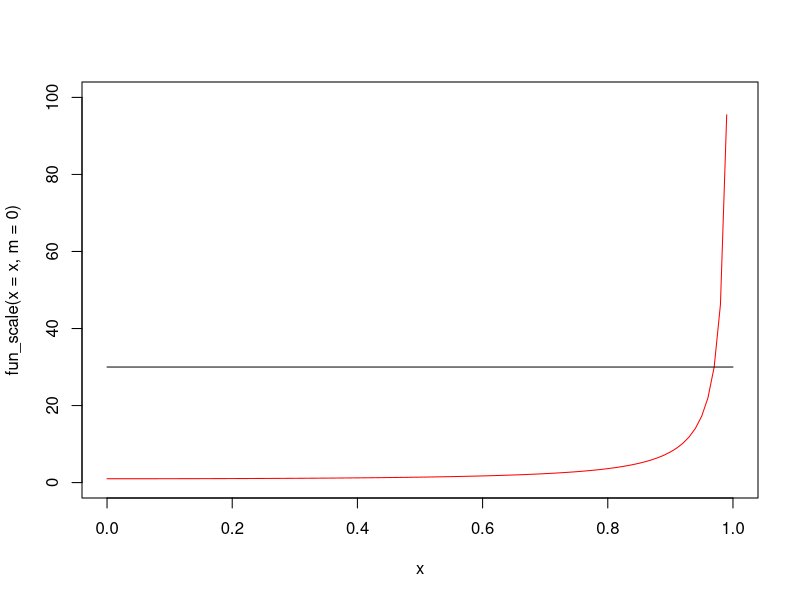
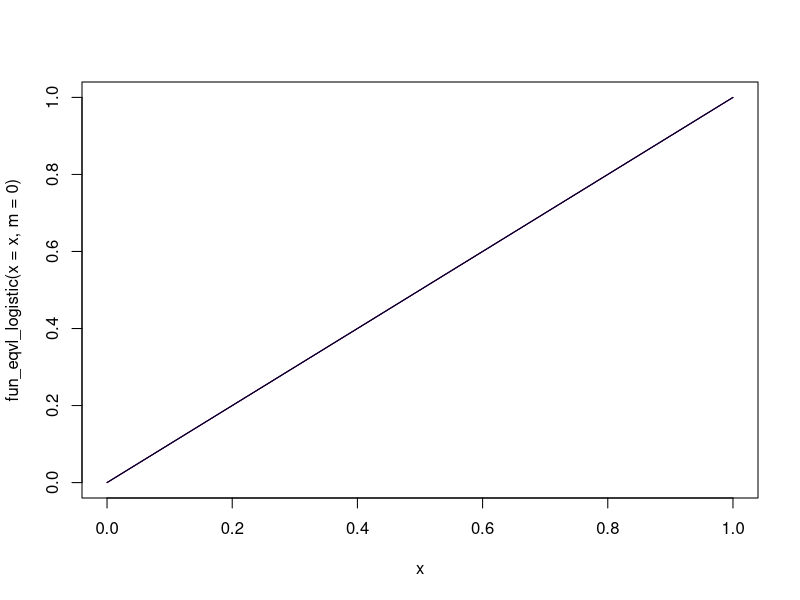
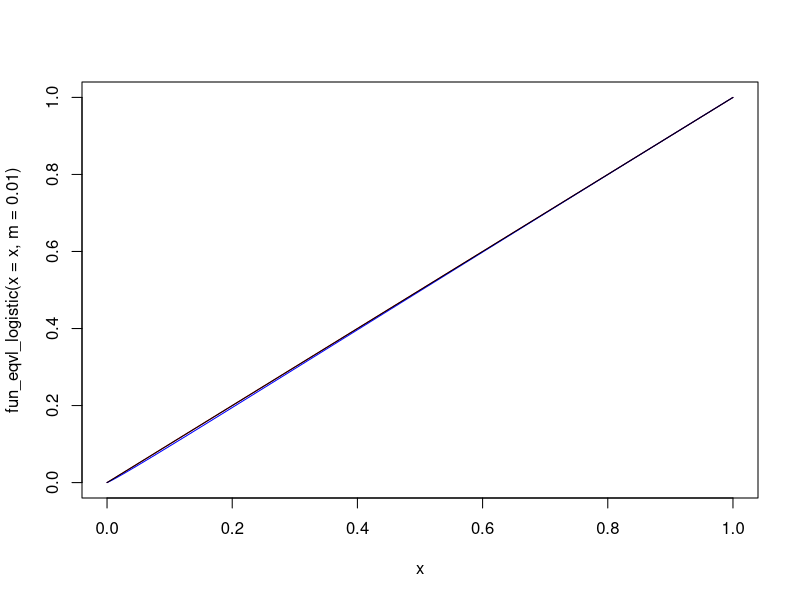
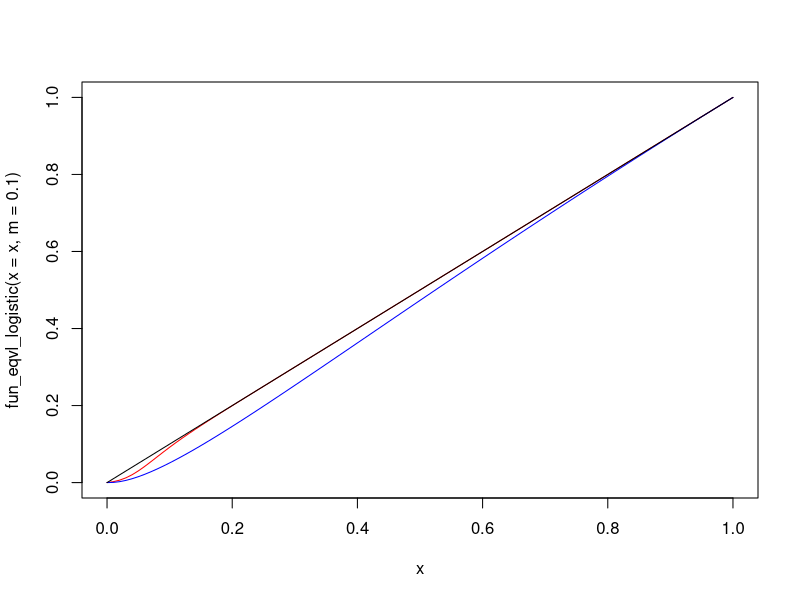
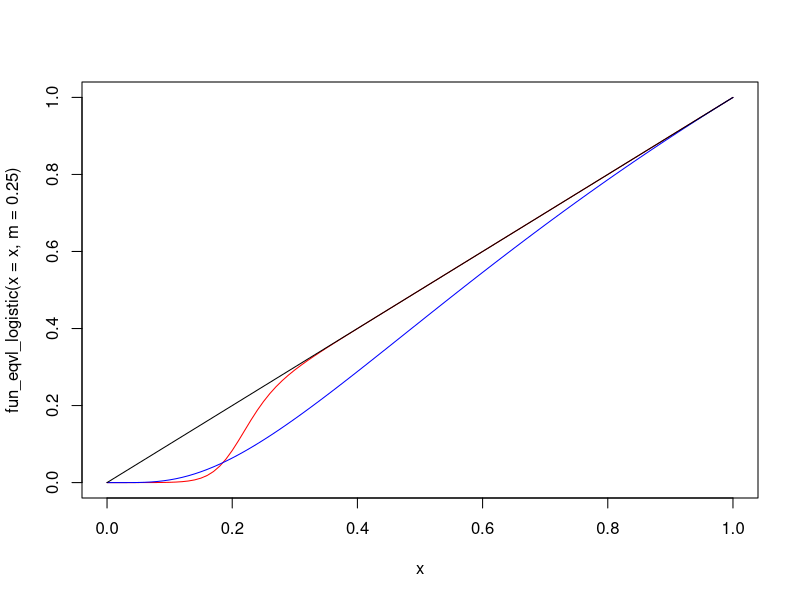
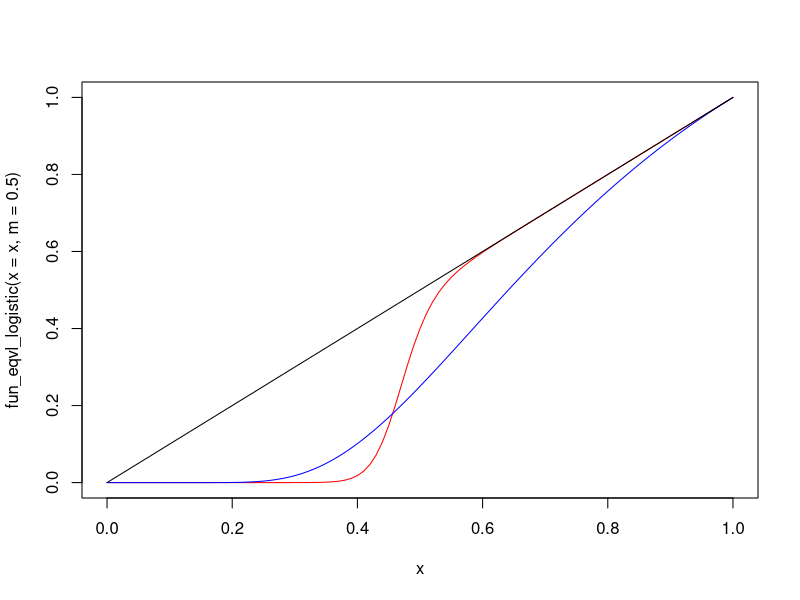
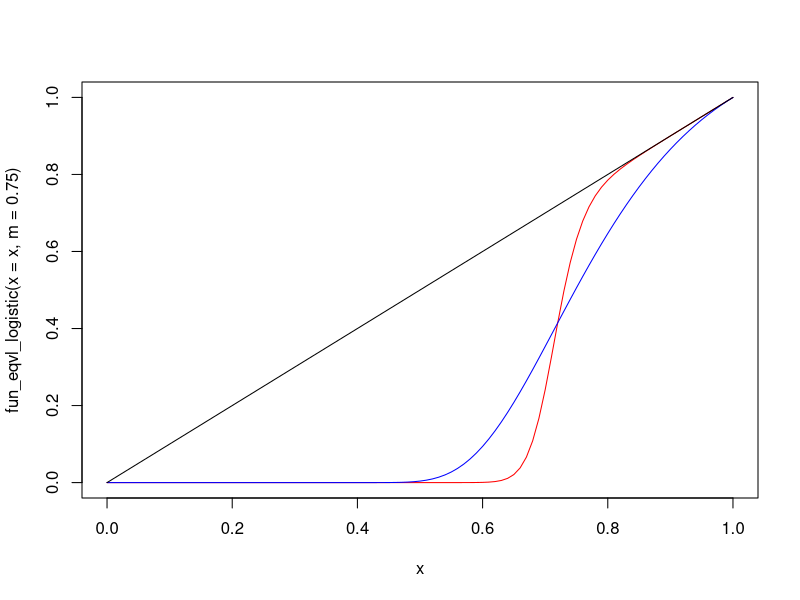
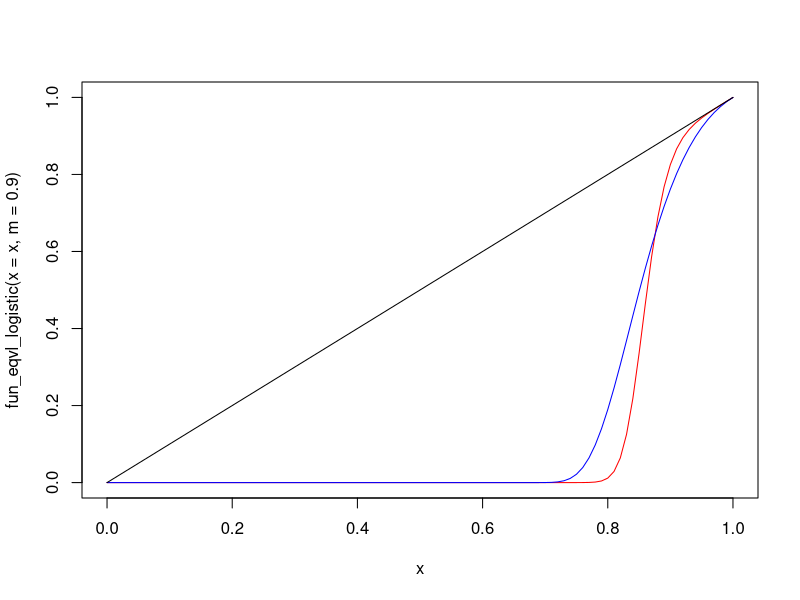

Recreate these plots in R, in order.
fun_scale <- function(x, m){
  
  ((1 - x) * (1 - m)) ^ - (x - m)
  # 1 / m
  # (x/x) / (1 - m)
  # 1 / (1 + m)
  # 1 / ((1 - x) * (1 - m))
  # 1 / (x * (1 - m))
  # 1 / ((x / x) - m)
  # ((x/x) / (1 - m)) ^ (1 / (1 - x))
  # ((1 / m) - x) / m
  
}

curve(fun_scale(x = x, m = 0), from = 0, to = 1, col = 'red', ylim = c(0,100))
# curve(fun_scale(x = x, m = 0), from = 0, to = 1, col = 'red')
curve(expr = 30 * (1 + x - x), from = 0, to = 1, add = T)


fun_scale(x = seq(0, 1, .1), m = 0) |> round(2) |> setNames(seq(0, 1, .1))
fun_scale(x = seq(0, 1, .1), m = 0.1) |> round(2) |> setNames(seq(0, 1, .1))
fun_scale(x = seq(0, 1, .1), m = 0.25) |> round(2) |> setNames(seq(0, 1, .1))
fun_scale(x = seq(0, 1, .1), m = 0.5) |> round(2) |> setNames(seq(0, 1, .1))
fun_scale(x = seq(0, 1, .1), m = 0.75) |> round(2) |> setNames(seq(0, 1, .1))
fun_scale(x = seq(0, 1, .1), m = 0.9) |> round(2) |> setNames(seq(0, 1, .1))
fun_scale(x = seq(0, 1, .1), m = 1) |> round(2) |> setNames(seq(0, 1, .1))

fun_eqvl <- function(x, m){
  # good models
  x ^ (
    (1 / x) ^
      (m / (1 - m))
  )
  
  # # # working, but not ideal
  # x ^ (m / (1 - m))
  # # default
  # # x ^ (1 / x)
  
  # # # non working
  # x ^ (
  #   (1 / x) ^
  #     (m / (1 - m))
  #   # (1 / (1 - m)) # not linear for m = 0
  # )
  # # linear interpolation
  # (x) * x + 
  #   (1 - x) * x ^ (1 / m)
  # # NaN
  # x ^ ((1 / x) * (m / (1 - m)))
  # x ^ ((1 - m) / x)
  # x ^ (m / x)
  
}

# fun_eqvl(0,1)
# fun_eqvl(0,0)
# 
# fun_eqvl(1,1)
# fun_eqvl(1,0)
# 
# fun_eqvl(0.9,1)
# fun_eqvl(0.5,1)
# fun_eqvl(0.25,1)
# fun_eqvl(0.1,1)
# fun_eqvl(0.99,1)
# fun_eqvl(1,1)
# 
# fun_eqvl(0.9,0.9)
# fun_eqvl(0.5,0.5)
# 
# fun_eqvl(0.7,0.9)
# fun_eqvl(0.3,0.5)
# 
# fun_eqvl(1,0.9)
# fun_eqvl(1,0.5)

fun_eqvl_logistic <- function(
    x
    , m
    , a = 0
    # , b = 100
    # , b = 37
    , b = 37
    # , b = exp(1) * 10
    # , b = exp(m) * 1 / m
    # , b = exp(m) * 10
    # , b = exp(m * ) * 10
    # , b = 1
    # , b = (1 / m) ^ 2
    # , b = 10
    # , b = Inf
    # , b = 1 / m
    # , b = x / m
    # , b = (1 / x) ^ (m / (1 - m))
    # , b = (1 / x * m) ^ (m / (1 - m))
    # , b = (m / x) ^ (m / (1 - m))
    # , b = (1 / m) ^ (1 / (1 - m))
    # , b = (1 / m) ^ (x / (1 - m))
    # , b = (x / m) ^ (1 / (1 - m))
    # , b = (x / m) ^ (1 / x)
    # , b = m / (x * (1 - m))
    # , b = (1 / x) ^ ((1 / x) ^ (m / (1 - m)))
    # , b = (1 / x) ^ ((1 / x) * (m / (1 - m)))
    , c = 1
    , k = x
    , nu = (1 - m) / (1 - x)
    , q = m * (1 - x)
){
  
  # generalized logistic function
  a +
    (k - a) / (
      (c + q * exp(- b * (x - m))) ^ (1 / nu)
    ) -> eqvl
  
  return(eqvl)
  
}

# fun_eqvl(seq(0, 1, .1), m = 0) |> round(2) |> setNames(seq(0, 1, .1))
# fun_eqvl(seq(0, 1, .1), m = 0.25) |> round(2) |> setNames(seq(0, 1, .1))
# fun_eqvl(seq(0, 1, .1), m = 0.5) |> round(2) |> setNames(seq(0, 1, .1))
# fun_eqvl(seq(0, 1, .1), m = 0.75) |> round(2) |> setNames(seq(0, 1, .1))
# fun_eqvl(seq(0, 1, .1), m = 0.9) |> round(2) |> setNames(seq(0, 1, .1))
# fun_eqvl(seq(0, 1, .1), m = 0.95) |> round(2) |> setNames(seq(0, 1, .1))
# fun_eqvl(seq(0, 1, .1), m = 0.99) |> round(2) |> setNames(seq(0, 1, .1))
# fun_eqvl(seq(0, 1, .1), m = 1) |> round(2) |> setNames(seq(0, 1, .1))

fun_eqvl_logistic(seq(0, 1, .1), m = 0) |> round(2) |> setNames(seq(0, 1, .1))
fun_eqvl_logistic(seq(0, 1, .1), m = 0.25) |> round(2) |> setNames(seq(0, 1, .1))
fun_eqvl_logistic(seq(0, 1, .1), m = 0.5) |> round(2) |> setNames(seq(0, 1, .1))
fun_eqvl_logistic(seq(0, 1, .1), m = 0.75) |> round(2) |> setNames(seq(0, 1, .1))
fun_eqvl_logistic(seq(0, 1, .1), m = 0.9) |> round(2) |> setNames(seq(0, 1, .1))
fun_eqvl_logistic(seq(0, 1, .1), m = 0.95) |> round(2) |> setNames(seq(0, 1, .1))
fun_eqvl_logistic(seq(0, 1, .1), m = 0.99) |> round(2) |> setNames(seq(0, 1, .1))
fun_eqvl_logistic(seq(0, 1, .1), m = 1) |> round(2) |> setNames(seq(0, 1, .1))

curve(fun_eqvl_logistic(x = x, m = 0), col = 'red'); curve(fun_eqvl(x = x, m = 0), col = 'blue', add = T); curve(x ^ 1, add = T)
curve(fun_eqvl_logistic(x = x, m = 0.01), col = 'red'); curve(fun_eqvl(x = x, m = 0.01), col = 'blue', add = T); curve(x ^ 1, add = T)
curve(fun_eqvl_logistic(x = x, m = 0.1), col = 'red'); curve(fun_eqvl(x = x, m = 0.1), col = 'blue', add = T); curve(x ^ 1, add = T)
curve(fun_eqvl_logistic(x = x, m = 0.25), col = 'red'); curve(fun_eqvl(x = x, m = 0.25), col = 'blue', add = T); curve(x ^ 1, add = T)
curve(fun_eqvl_logistic(x = x, m = 0.5), col = 'red'); curve(fun_eqvl(x = x, m = 0.5), col = 'blue', add = T); curve(x ^ 1, add = T)
curve(fun_eqvl_logistic(x = x, m = 0.75), col = 'red'); curve(fun_eqvl(x = x, m = 0.75), col = 'blue', add = T); curve(x ^ 1, add = T)
curve(fun_eqvl_logistic(x = x, m = 0.9), col = 'red'); curve(fun_eqvl(x = x, m = 0.9), col = 'blue', add = T); curve(x ^ 1, add = T)
curve(fun_eqvl_logistic(x = x, m = 0.95), col = 'red'); curve(fun_eqvl(x = x, m = 0.95), col = 'blue', add = T); curve(x ^ 1, add = T)
curve(fun_eqvl_logistic(x = x, m = 0.99), col = 'red'); curve(fun_eqvl(x = x, m = 0.99), col = 'blue', add = T); curve(x ^ 1, add = T)
curve(fun_eqvl_logistic(x = x, m = 1), col = 'red'); curve(fun_eqvl(x = x, m = 1), col = 'blue', add = T); curve(x ^ 1, add = T)

# curve(fun_eqvl_logistic(x = x, m = 0), col = 'red'); curve(x ^ 1, add = T)
# curve(fun_eqvl_logistic(x = x, m = 0.01), col = 'red'); curve(x ^ 1, add = T)
# curve(fun_eqvl_logistic(x = x, m = 0.1), col = 'red'); curve(x ^ 1, add = T)
# curve(fun_eqvl_logistic(x = x, m = 0.25), col = 'red'); curve(x ^ 1, add = T)
# curve(fun_eqvl_logistic(x = x, m = 0.5), col = 'red'); curve(x ^ 1, add = T)
# curve(fun_eqvl_logistic(x = x, m = 0.75), col = 'red'); curve(x ^ 1, add = T)
# curve(fun_eqvl_logistic(x = x, m = 0.9), col = 'red'); curve(x ^ 1, add = T)
# curve(fun_eqvl_logistic(x = x, m = 0.95), col = 'red'); curve(x ^ 1, add = T)
# curve(fun_eqvl_logistic(x = x, m = 0.99), col = 'red'); curve(x ^ 1, add = T)
# curve(fun_eqvl_logistic(x = x, m = 1), col = 'red'); curve(x ^ 1, add = T)

# curve(fun_eqvl(x = x, t = 0), col = 'red'); curve(x ^ 1, add = T)
# curve(fun_eqvl(x = x, t = 0.25), col = 'red'); curve(x ^ 1, add = T)
# curve(fun_eqvl(x = x, t = 0.5), col = 'red'); curve(x ^ 1, add = T)
# curve(fun_eqvl(x = x, t = 0.75), col = 'red'); curve(x ^ 1, add = T)
# curve(fun_eqvl(x = x, t = 0.9), col = 'red'); curve(x ^ 1, add = T)
# curve(fun_eqvl(x = x, t = 0.95), col = 'red'); curve(x ^ 1, add = T)
# curve(fun_eqvl(x = x, t = 0.99), col = 'red'); curve(x ^ 1, add = T)
# curve(fun_eqvl(x = x, t = 1), col = 'red'); curve(x ^ 1, add = T)
 